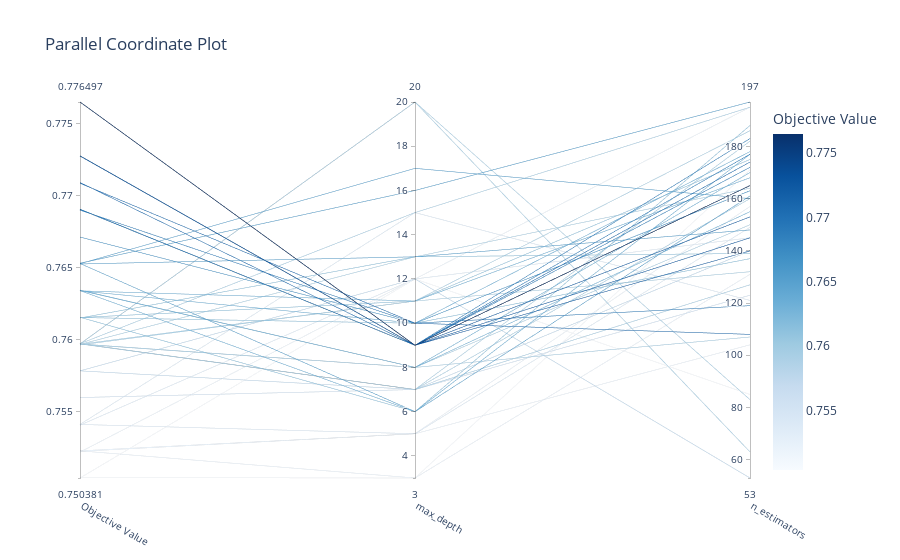

Notebook code for this chart:
### Code cell
# 2. Parallel Coordinates Plot
plot_parallel_coordinate(study)

# from the below graph we can see most trials are conducted in the range (5,15) for max_depth and (100,160) for n_estimators
